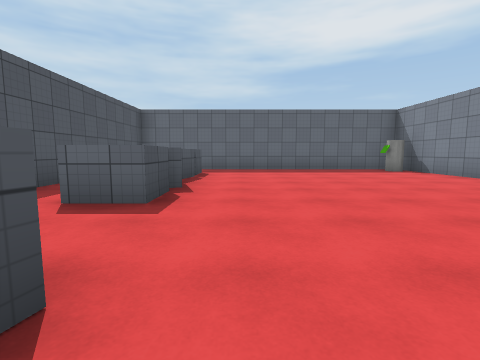
View 1 (above)

21 first-person views from a walk through a Unity game level. The camera is 1.2 m above the floor, tilts 6° down and sees 85° across. Doors are open. The floor is counted in squares, 2 m on a side. Each view is taken from the middle of a square. On the plan, view 1 faces up. The plan holds only what a view shows up to about 9 squares ahead; the rest is blank. The place goes on beyond the plan. The player is left out. Surface patterns are stand-ins for the level's own textures.

View 2
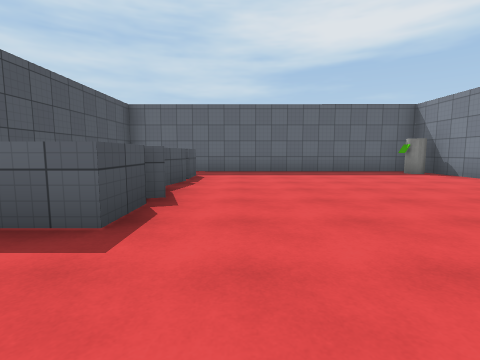

View 3
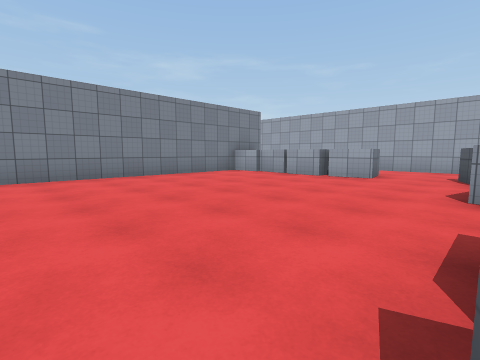

View 4
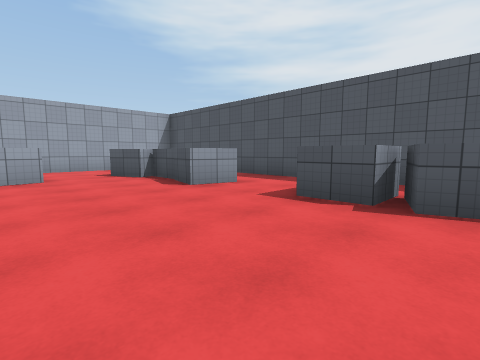

View 5
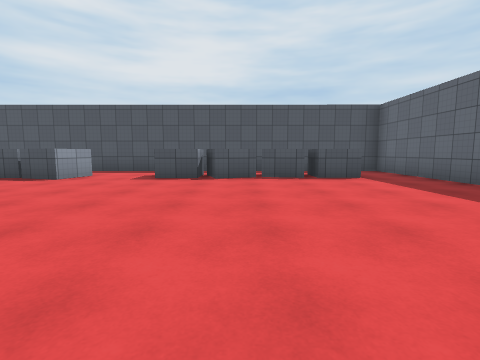

View 6
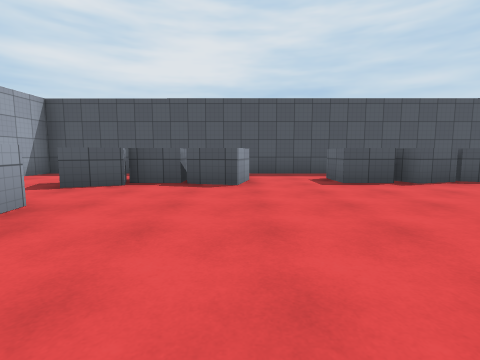

View 7
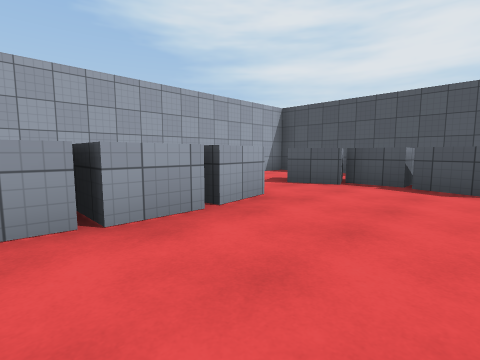

View 8
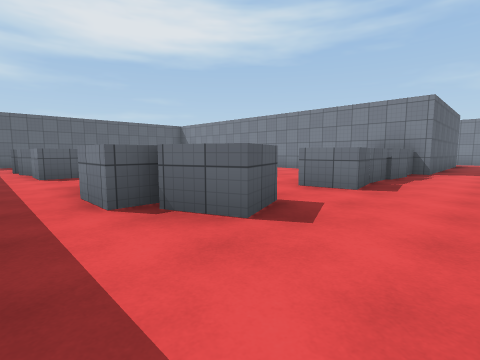

View 9
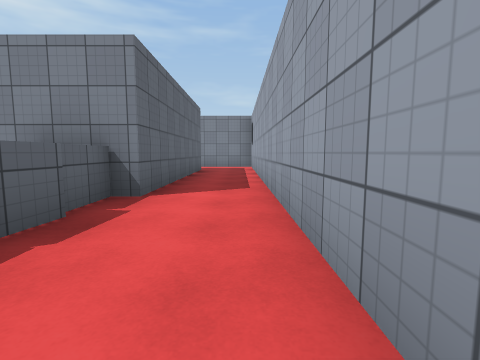

View 10
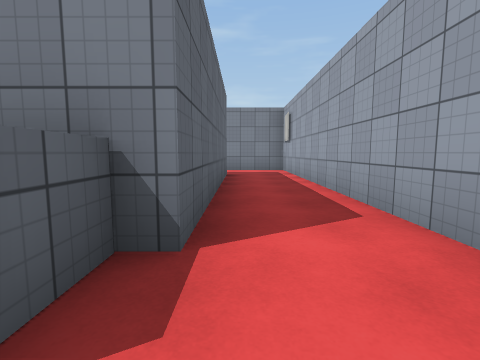

View 11
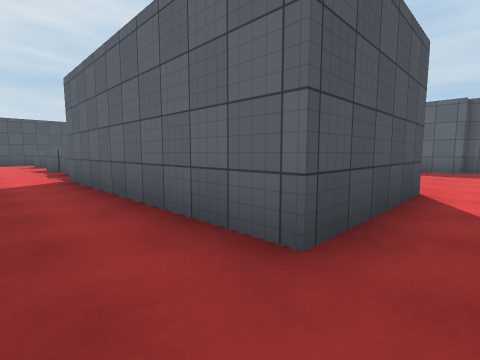

View 12
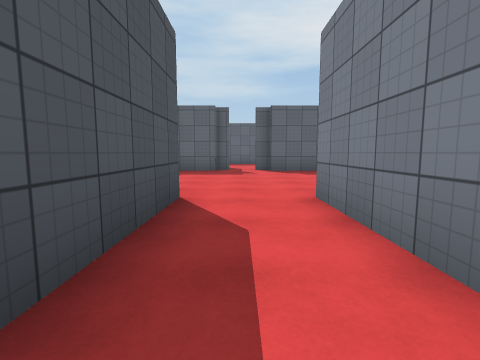

View 13
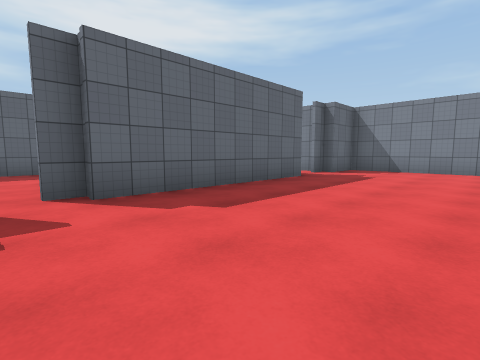

View 14
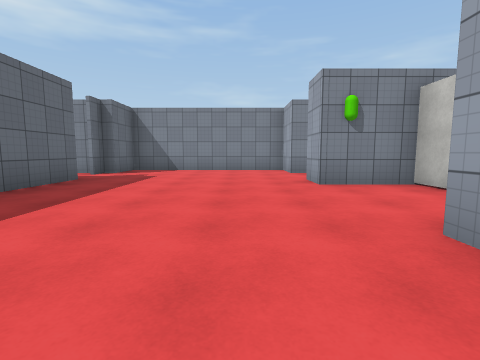

View 15
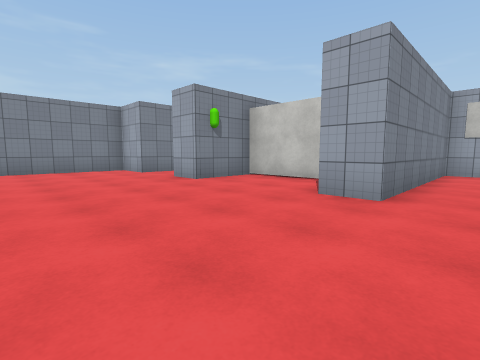

View 16
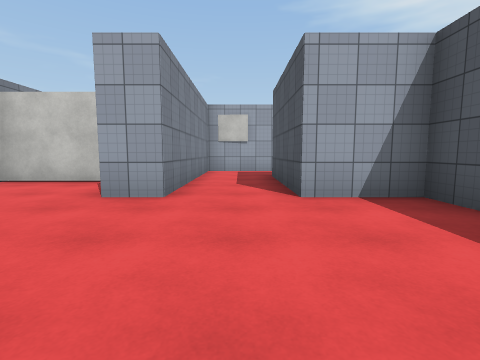

View 17
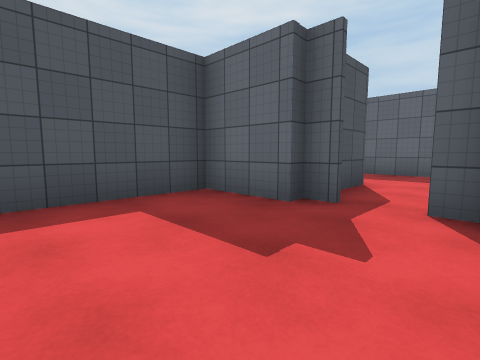

View 18
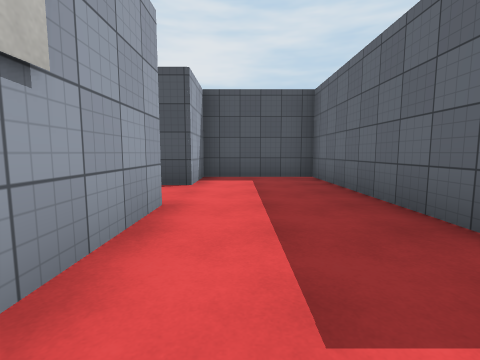

View 19
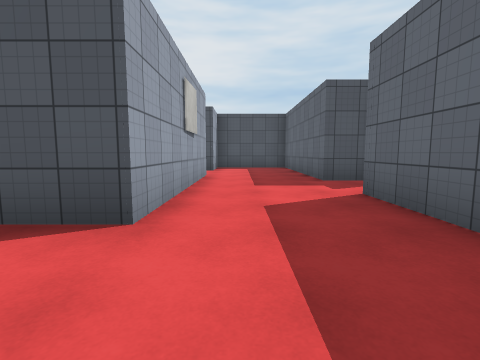

View 20
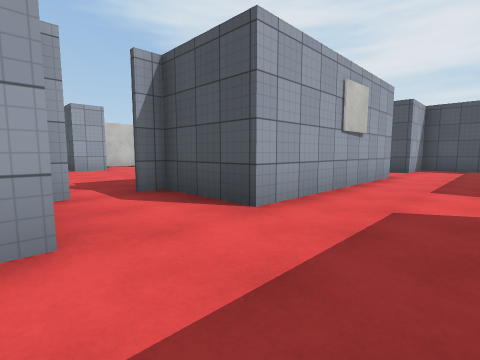

View 21
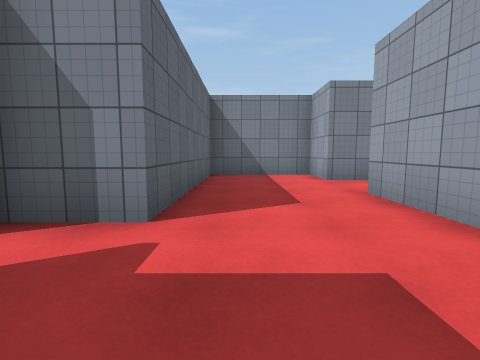

### Floor plan
Key: @ floor where view 1 was taken; # wall or solid block; . floor; D open door; ^ raised ledge; O other object.
Columns run from 4 left of view 1 to 21 right of it. Each row starts with its distance up from view 1.
 12                   # ##
 11              ######..#####
 10 ###########  #...........#
  9 #.........#  #...........#
  8 # .......O#  ###.#####..##
  7 # ^.......#    #.#####..#
  6 #.^.......#  ###D######D##
  5 #.^.......#  #...........#
  4 #.^^......#  #...........#
  3 #.^^......#  #...........#
  2 #.........#  #...........#
  1 #..^......#  #...........#
  0 #.^^@.....#  ###.##..#..##
 -1 #.^^......#    #.# ..#  #
 -2 #..^.^^^^^######.#####
 -3 #................#
 -4 #................#
 -5 ##################

Where each view was taken, in squares from view 1:
view 1: 0 up, 0 right, facing up
view 2: 1 up, 0 right, facing up
view 3: 5 up, 1 left, facing down-right
view 4: 5 up, 2 right, facing down-left
view 5: 5 up, 5 right, facing left
view 6: 1 up, 4 right, facing left
view 7: 1 up, 4 right, facing down-left
view 8: 4 down, 3 left, facing up-right
view 9: 4 down, 2 right, facing right
view 10: 3 down, 4 right, facing right
view 11: 4 down, 12 right, facing up-left
view 12: 3 down, 12 right, facing up
view 13: 2 up, 12 right, facing up-right
view 14: 2 up, 12 right, facing right
view 15: 4 up, 12 right, facing down-right
view 16: 4 up, 12 right, facing down
view 17: 3 up, 13 right, facing up-left
view 18: 9 up, 16 right, facing left
view 19: 9 up, 20 right, facing left
view 20: 10 up, 20 right, facing down-left
view 21: 10 up, 14 right, facing right
